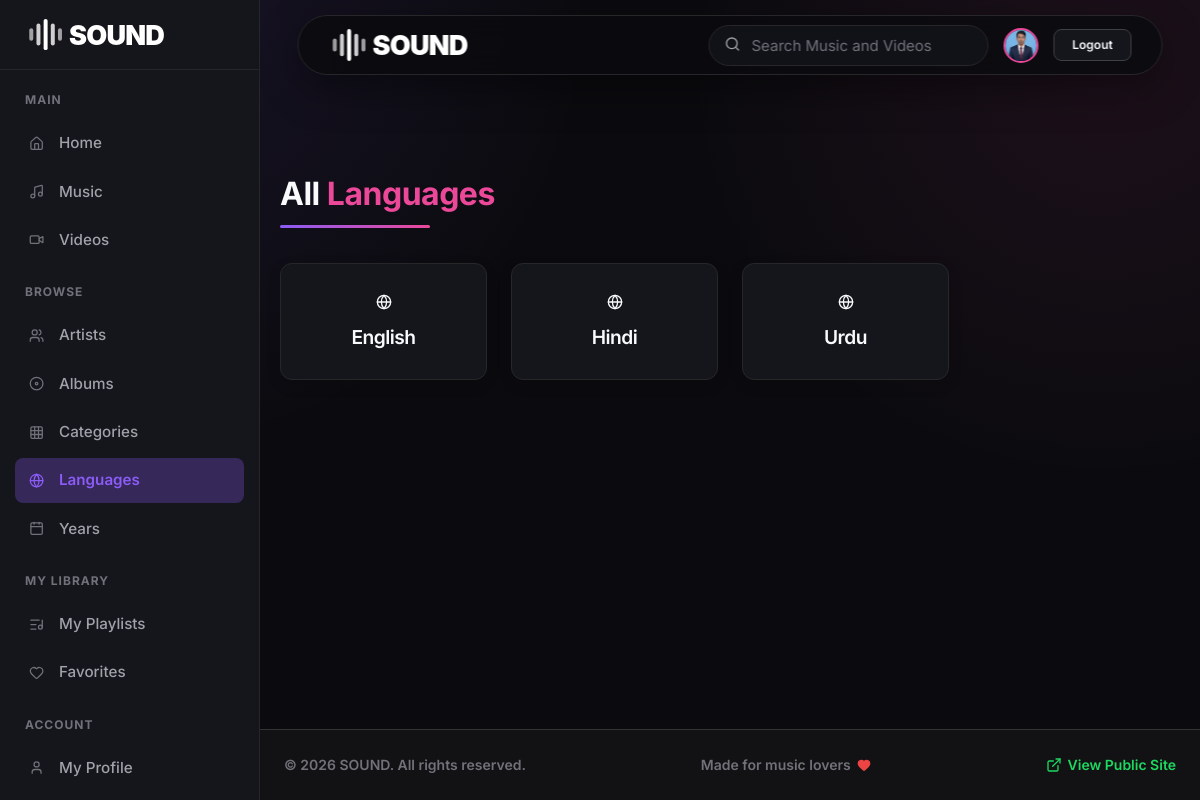
Screenshot of /user/languages.php (signed in) with the database file from the repository.
### tables this page shows
CREATE TABLE `languages` (
  `id` int(11) NOT NULL,
  `language_name` varchar(100) NOT NULL
);

### user/languages.php (the view, shortened to what this page needs)
<?php
require_once "../config/db.php";
$languages_query = mysqli_query($conn, "SELECT * FROM languages ORDER BY language_name ASC");
?>
<!DOCTYPE html>
<html lang="en">
<head>
    <link rel="stylesheet" href="../assets/css/style.css?v=<?= time() ?>">
</head>
<body>
    <?php if (isset($_SESSION['user_id'])) {
        include '../includes/user_sidebar.php';
    } ?>
    <div class="<?php echo isset($_SESSION['user_id']) ? 'user-main-content main-wrapper' : 'main-wrapper'; ?>">
<div class="animated-bg"></div>
<?php include '../includes/navbar.php'; ?>
<div class="container" style="max-width: 1200px; margin: 40px auto; padding: 20px; min-height: 60vh;">
    <h2 class="section-header">All <span style="color: var(--accent-cyan);">Languages</span></h2>
    <?php if (mysqli_num_rows($languages_query) > 0): ?>
        <div class="media-grid" style="margin-top: 30px;">
            <?php while($lang = mysqli_fetch_assoc($languages_query)): ?>
                <a href="../music.php?language=<?php echo $lang['id']; ?>" class="language-card fade-on-scroll">
                    <i data-lucide="globe" class="icon-ui"></i>
                    <h3><?php echo htmlspecialchars($lang['language_name']); ?></h3>
                </a>
            <?php endwhile; ?>
        </div>
    <?php else: ?>
        <p style="color: var(--text-muted);">No languages found.</p>
    <?php endif; ?>
</div>
<?php include '../includes/footer.php'; ?>
</div>
</body>
</html>

### includes/navbar.php (shortened to what this page needs)
<?php
$docRoot = realpath($_SERVER['DOCUMENT_ROOT']);
$projectRoot = realpath(__DIR__ . '/..');
$nav_base = str_replace($docRoot, '', $projectRoot);
$nav_base = str_replace('\\', '/', $nav_base) . '/';
?>
<nav class="navbar">
    <a href="<?php echo $nav_base; ?>index.php" class="logo"><img src="<?php echo $nav_base; ?>assets/images/sound-logo-white.svg" alt="SOUND Logo"></a>
    <div class="nav-controls">
        <?php if (isset($_SESSION['user_id'])):
            $nav_uid = $_SESSION['user_id'];
            $nav_tbl = ($_SESSION['role'] === 'admin') ? 'admins' : 'users';
            $nav_q = mysqli_query($conn, "SELECT profile_image, name FROM $nav_tbl WHERE id = '$nav_uid'");
            $nav_img = "";
            if ($nav_q && mysqli_num_rows($nav_q) > 0) {
                $nav_row = mysqli_fetch_assoc($nav_q);
                $nav_img = $nav_row['profile_image'];
            }
            $nav_dash_link = ($_SESSION['role'] === 'admin') ? 'admin/dashboard.php' : 'user/dashboard.php';
            $nav_img_path = ($_SESSION['role'] === 'admin') ? 'assets/uploads/profiles/' : 'uploads/users/';
        ?>
            <a href="<?php echo $nav_base . $nav_dash_link; ?>" class="nav-profile-link" style="display:flex; align-items:center; gap:8px; text-decoration:none; color:white;" title="Go to Dashboard">
                <?php if (!empty($nav_img)): ?>
                    <img src="<?php echo $nav_base . $nav_img_path . htmlspecialchars($nav_img); ?>" alt="Profile" style="width: 35px; height: 35px; border-radius: 50%; object-fit: cover; border: 2px solid var(--accent-cyan);">
                <?php endif; ?>
            </a>
            <a href="<?php echo $nav_base; ?>logout.php" class="btn btn-outline btn-sm">Logout</a>
        <?php else: ?>
            <a href="<?php echo $nav_base; ?>login.php" class="btn btn-outline btn-sm" style="padding: 5px 10px;">Login</a>
            <a href="<?php echo $nav_base; ?>register.php" class="btn btn-primary btn-sm" style="padding: 5px 10px;">Register</a>
        <?php endif; ?>
    </div>
    <div class="nav-actions">
        <form action="<?php echo $nav_base; ?>search.php" method="GET" style="display: flex; align-items: center;">
            <div style="position: relative; display: flex; align-items: center;">
                <input type="text" name="q" value="<?php echo htmlspecialchars($search_query ?? ''); ?>" placeholder="Search Music and Videos" required style="padding: 10px 20px 10px 42px; border-radius: 25px; border: 1px solid var(--border-color); background: var(--search-bg); color: var(--search-text); outline: none; width: 100%; max-width: 300px; font-family: inherit; font-size: 15px; transition: var(--transition);">
                <span style="position: absolute; left: 16px; color: var(--text-muted); font-size: 16px;"><i data-lucide="search"></i></span>
            </div>
        </form>
    </div>
</nav>

### user/languages.php (style rules this page uses)
.language-card { background: var(--bg-card); border: 1px solid var(--border-color); border-radius: 12px; padding: 30px 20px; text-align: center; text-decoration: none; color: var(--text-primary); transition: all 0.3s ease; display: flex; flex-direction: column; align-items: center; justify-content: center; gap: 15px; box-shadow: 0 5px 15px rgba(0,0,0,0.1); }
.language-card h3 { margin: 0; font-size: 1.2rem; font-weight: 600; }

### rows the page displays
languages: language_name "English"
languages: language_name "Hindi"
languages: language_name "Urdu"

### other values shown
$footer_site_name "SOUND"
